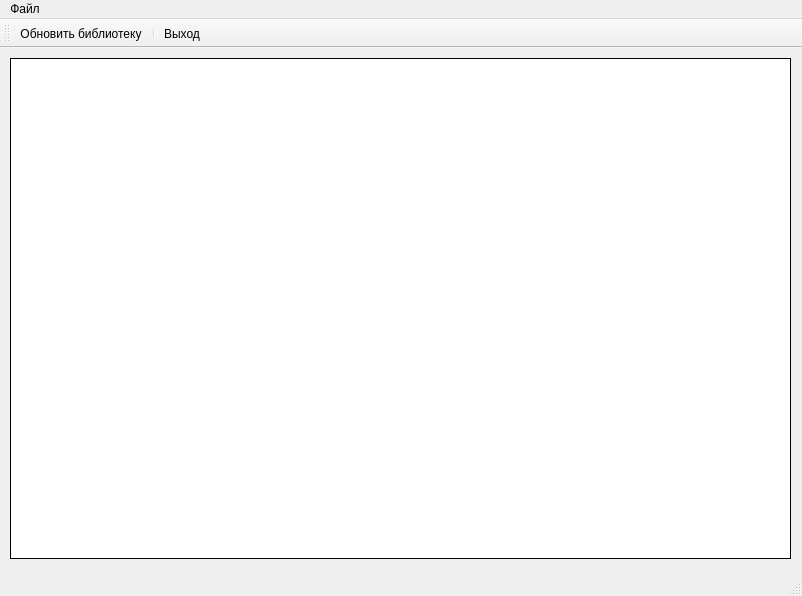
<?xml version="1.0" encoding="UTF-8"?>
<ui version="4.0">
 <class>MainWindow</class>
 <widget class="QMainWindow" name="MainWindow">
  <property name="geometry">
   <rect>
    <x>0</x>
    <y>0</y>
    <width>802</width>
    <height>596</height>
   </rect>
  </property>
  <property name="windowTitle">
   <string>MainWindow</string>
  </property>
  <widget class="QWidget" name="centralwidget">
   <widget class="QTableView" name="tableView">
    <property name="geometry">
     <rect>
      <x>10</x>
      <y>10</y>
      <width>781</width>
      <height>501</height>
     </rect>
    </property>
    <property name="sizePolicy">
     <sizepolicy hsizetype="Maximum" vsizetype="Maximum">
      <horstretch>0</horstretch>
      <verstretch>0</verstretch>
     </sizepolicy>
    </property>
    <property name="maximumSize">
     <size>
      <width>781</width>
      <height>501</height>
     </size>
    </property>
    <property name="frameShape">
     <enum>QFrame::Panel</enum>
    </property>
    <property name="frameShadow">
     <enum>QFrame::Plain</enum>
    </property>
    <property name="sortingEnabled">
     <bool>true</bool>
    </property>
   </widget>
  </widget>
  <widget class="QMenuBar" name="menubar">
   <property name="geometry">
    <rect>
     <x>0</x>
     <y>0</y>
     <width>802</width>
     <height>21</height>
    </rect>
   </property>
   <widget class="QMenu" name="menu">
    <property name="title">
     <string>Файл</string>
    </property>
    <addaction name="actionRefreshLibrary"/>
    <addaction name="separator"/>
    <addaction name="actionExit"/>
   </widget>
   <addaction name="menu"/>
  </widget>
  <widget class="QStatusBar" name="statusbar"/>
  <widget class="QToolBar" name="toolBar">
   <property name="windowTitle">
    <string>toolBar</string>
   </property>
   <attribute name="toolBarArea">
    <enum>TopToolBarArea</enum>
   </attribute>
   <attribute name="toolBarBreak">
    <bool>false</bool>
   </attribute>
   <addaction name="actionRefreshLibrary"/>
   <addaction name="separator"/>
   <addaction name="actionExit"/>
  </widget>
  <action name="actionRefreshLibrary">
   <property name="icon">
    <iconset>
     <normaloff>Resources/library_folder.png</normaloff>Resources/library_folder.png</iconset>
   </property>
   <property name="text">
    <string>Обновить библиотеку</string>
   </property>
  </action>
  <action name="actionExit">
   <property name="icon">
    <iconset>
     <normaloff>Resources/gnome_logout.png</normaloff>Resources/gnome_logout.png</iconset>
   </property>
   <property name="text">
    <string>Выход</string>
   </property>
  </action>
 </widget> 
 <connections/>
</ui>
